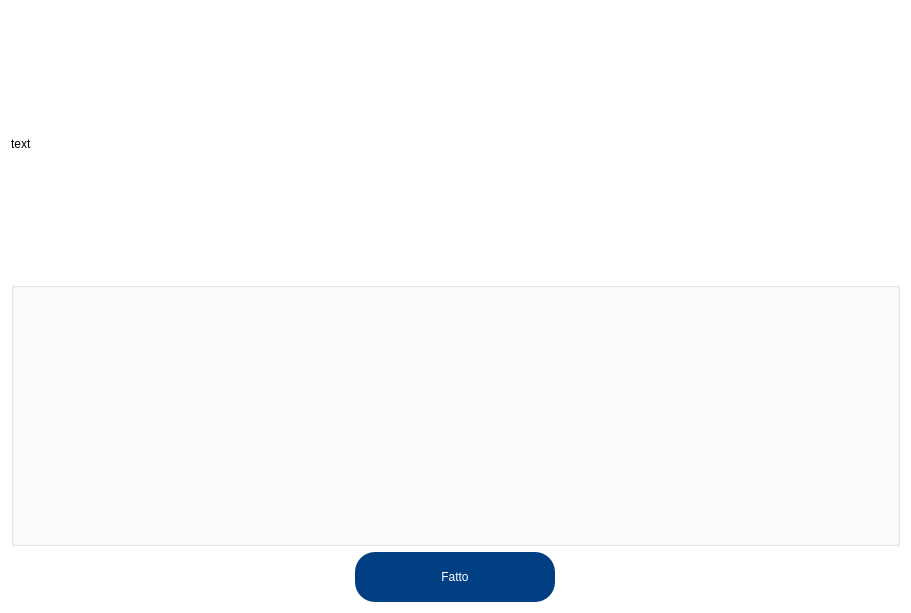
<?xml version="1.0" encoding="UTF-8"?>
<ui version="4.0">
 <class>Form</class>
 <widget class="QWidget" name="Form">
  <property name="geometry">
   <rect>
    <x>0</x>
    <y>0</y>
    <width>911</width>
    <height>613</height>
   </rect>
  </property>
  <property name="windowTitle">
   <string>Form</string>
  </property>
  <property name="styleSheet">
   <string notr="true">background-color: rgb(255, 255, 255);</string>
  </property>
  <layout class="QVBoxLayout" name="verticalLayout">
   <item>
    <widget class="QLabel" name="text">
     <property name="styleSheet">
      <string notr="true">font: 17pt &quot;Rubik Light&quot;;
background-color: rgba(255, 255, 255, 0);</string>
     </property>
     <property name="text">
      <string>text</string>
     </property>
    </widget>
   </item>
   <item>
    <widget class="QGroupBox" name="box">
     <property name="minimumSize">
      <size>
       <width>0</width>
       <height>0</height>
      </size>
     </property>
     <property name="font">
      <font>
       <family>Rubik Light</family>
       <pointsize>10</pointsize>
       <italic>true</italic>
      </font>
     </property>
     <property name="title">
      <string/>
     </property>
    </widget>
   </item>
   <item alignment="Qt::AlignHCenter">
    <widget class="QPushButton" name="done_button">
     <property name="minimumSize">
      <size>
       <width>200</width>
       <height>50</height>
      </size>
     </property>
     <property name="styleSheet">
      <string notr="true">border-radius: 20px;
background-color: rgb(0, 64, 130);
font: 14pt &quot;Rubik Light&quot;;
color: rgb(255,255,255);</string>
     </property>
     <property name="text">
      <string>Fatto</string>
     </property>
    </widget>
   </item>
  </layout>
 </widget>
 <resources/>
 <connections/>
</ui>
